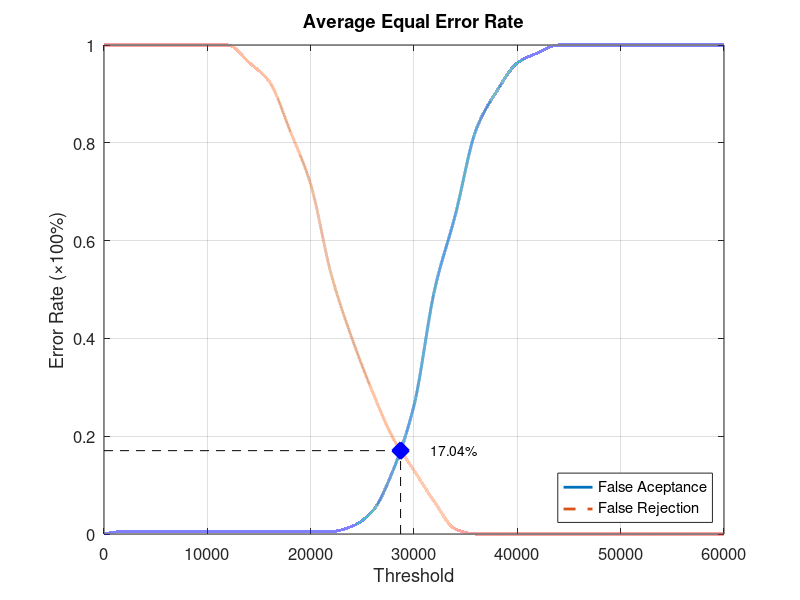
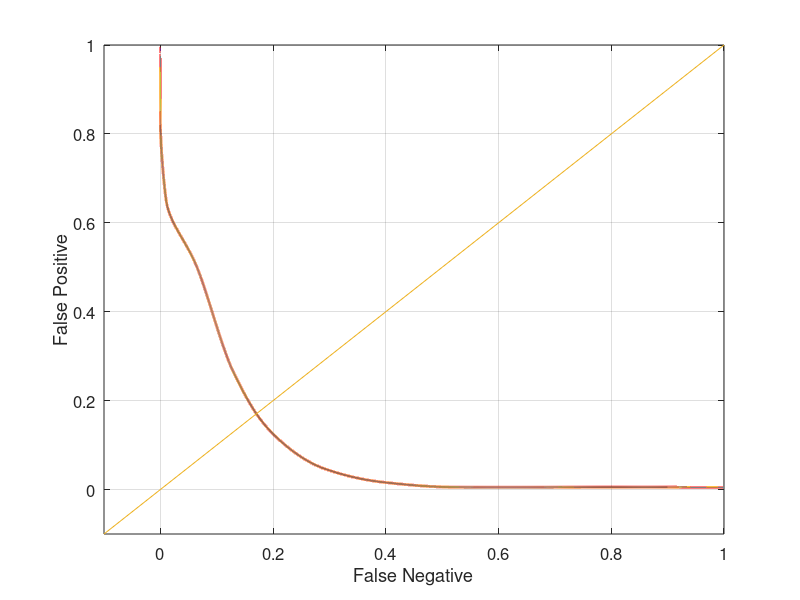

Here is the MATLAB script that generated these plots, in order:
function yEER = Database5_4
close all;
clear;
clc;
x = 0:2000:60000;
xq = 0:0.5:60000;

y0 = [0 0.00526316 0.00526316 0.00526316 0.00526316 0.00526316 0.00526316 0.00526316 0.00526316 0.00526316 0.00526316 0.00526316 0.0157895 0.0473684 0.131579 0.263158 0.5 0.652632 0.826316 0.905263 0.963158 0.984211 1 1 1 1 1 1 1 1 1];
yy0 = interp1(x, y0, xq, 'pchip');
y1 = [1 1 1 1 1 1 1 0.965 0.925 0.825 0.715 0.53 0.4 0.29 0.195 0.13 0.065 0.01 0 0 0 0 0 0 0 0 0 0 0 0 0];
yy1 = interp1(x, y1, xq, 'pchip');

% Calculating EER: 
y2 = abs(y0 - y1);
find(y2 == min(y2))
yy2 = abs(yy0 - yy1);
xEER = find(yy2 == min(yy2));
xEERIndex = xq(xEER) % X-axis EER
yEER = yy0(xEER) % Y-axis EER

main = figure
plot(xq, yy0,'-','LineWidth', 2);	hold on
plot(xq, yy1,'--','LineWidth', 2);	hold on
plot([xEERIndex xEERIndex], [0 yEER], 'k--');	hold on
plot([0 xEERIndex], [yEER yEER], 'k--');	hold on
plot(xEERIndex, yEER, 'bx', 'LineWidth', 10);	hold on
text(xEERIndex + 10 * xEERIndex / 100, yEER, [num2str(round((10000 * yEER)) / 100) '%'])
legend('False Aceptance', 'False Rejection', 'Location', 'SouthEast')
xlabel('Threshold')
ylabel('Error Rate (\times100%)')
title('Average Equal Error Rate')
set(gca, 'FontSize', 12)
axis([0 60000 0 1])
grid on

print(main, 'Database5_4Main', '-dpng');
FNRxFPR = figure('Color', [1 1 1]);
plot(yy1, yy0, '-', yy1, yy0, 'LineWidth', 2);
hold on
y = -0.1:0.1:1
plot(y, y); 
set(gca, 'FontSize', 12)
xlabel('False Negative')
ylabel('False Positive')
axis([-0.1 1 -0.1 1])
set(gca, 'FontSize', 12)
grid on

print(FNRxFPR, 'Database5_4FNRxFPR','-dpng');
end
